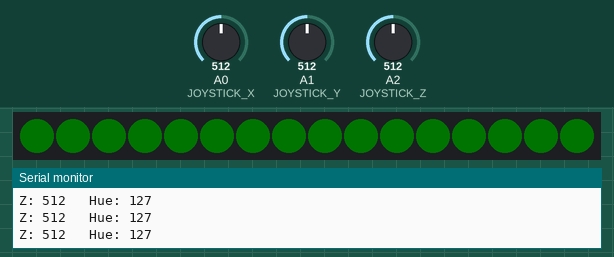
Recording of a sketch running on a simulated Arduino Uno, built with avr-gcc and run on an emulated ATmega328P. On the bench: 16 RGB LEDs in strip order, left to right, the last lines printed to the serial monitor. The test bench sets the inputs (shaded band); at power-on: A2 (JOYSTICK_Z) = 512, A0 (JOYSTICK_X) = 512, A1 (JOYSTICK_Y) = 512. Dim RGB values are drawn brighter than linear.

Above: at 1.2 s.
1.3 s: A2 (JOYSTICK_Z) set to 541
2.8 s: A2 (JOYSTICK_Z) set to 567
At 3.2 s:
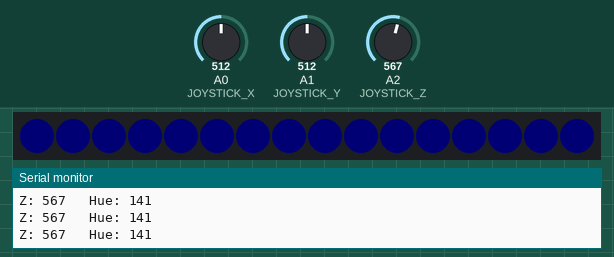
4.3 s: A0 (JOYSTICK_X) set to 716
At 5.4 s:
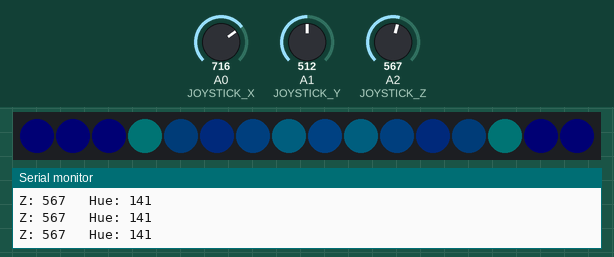
5.8 s: A1 (JOYSTICK_Y) set to 900
At 6.3 s:
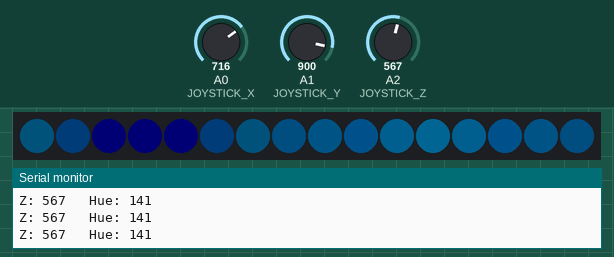
7.3 s: A2 (JOYSTICK_Z) set to 0
At 8.5 s:
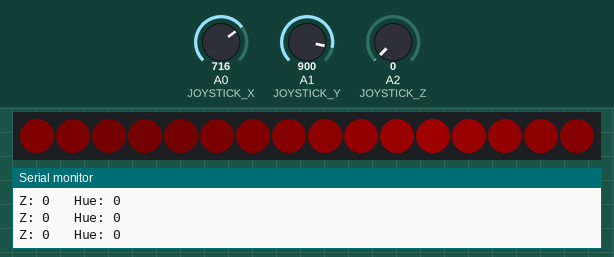
8.8 s: A2 (JOYSTICK_Z) set to 122
Timing chart, 0 to 11.3 s (numbered marks = the images above; inputs shaded):
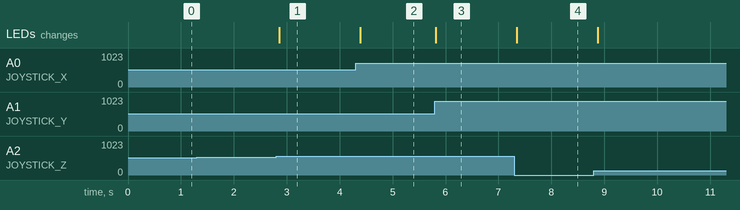

Measured:
- the behaviour switches between 549 and 550 on A2 (JOYSTICK_Z) (found by bisection; images 0 and 1)
- after the input at 2.8 s, the LEDs: change after 0.06 s (image 1)
- after the input at 4.3 s, the LEDs: change after 0.09 s (image 2)
- after the input at 5.8 s, the LEDs: change at once (image 3)
- after the input at 7.3 s, the LEDs: change after 0.05 s (image 4)

The sketch:

joystickLED2_Z-axis.ino
```cpp
#include <FastLED.h>

#define LED_TYPE WS2812B
#define COLOR_ORDER GRB
#define NUM_LEDS 16
#define DATA_PIN 6
#define JOYSTICK_X A0
#define JOYSTICK_Y A1
#define JOYSTICK_Z A2
#define MAX_BRIGHTNESS 120

CRGB leds[NUM_LEDS];

void setup() {
    Serial.begin(9600);
    FastLED.addLeds<LED_TYPE, DATA_PIN, COLOR_ORDER>(leds, NUM_LEDS);
    pinMode(JOYSTICK_X, INPUT);
    pinMode(JOYSTICK_Y, INPUT);
    pinMode(JOYSTICK_Z, INPUT);
}

void loop() {
    int x = analogRead(JOYSTICK_X) - 512; // Centering the joystick value
    int y = analogRead(JOYSTICK_Y) - 512; // Centering the joystick value
    float angle = atan2(y, x); // Calculate the angle
    int magnitude = max(abs(x), abs(y)); // Calculate how far the joystick is pushed

    // Print joystick position and calculated values
//    Serial.print("X: "); Serial.print(x);
//    Serial.print("   Y: "); Serial.print(y);
//    Serial.print("   Angle: "); Serial.print(String(angle) + ", " + String(angle * 180 / PI));
//    Serial.print("   Magnitude: "); Serial.println(magnitude);

    // Map magnitude to brightness
    int brightness = map(magnitude, 0, 512, 0, MAX_BRIGHTNESS);
    brightness = constrain(brightness, 0, MAX_BRIGHTNESS);

    // Read Z-axis (twist) value
    int z = analogRead(JOYSTICK_Z);

    // Map Z-axis value to hue (0-255)
    int hue = map(z, 0, 1023, 0, 255);

    // Print Z-axis and Hue value
    Serial.print("Z: "); Serial.print(z);
    Serial.print("   Hue: "); Serial.println(hue);

    // Determine LED direction based on angle with rounding
    float ledDirectionFloat = (float)((angle + PI) / (2 * PI) * NUM_LEDS);
    int ledDirection = round(ledDirectionFloat) % NUM_LEDS; // Round to the nearest integer

    // Print LED direction and brightness
//    Serial.print("LED Direction: "); Serial.print(ledDirection);
//    Serial.print("   Brightness: "); Serial.println(brightness);

    // Set LED colors and brightness
    for (int i = 0; i < NUM_LEDS; i++) {
        int distance = min(abs(i - ledDirection), NUM_LEDS - abs(i - ledDirection));
        int ledBrightness = max(1, brightness - (distance * brightness/(NUM_LEDS/2))); // Decrease brightness based on distance from the direction
//        Serial.println("LED Brightness [" + String(i) + "]: " + String(ledBrightness));
//        Serial.println("LED distance: " + String(distance));
        leds[i] = CHSV(hue, 255, ledBrightness); // Full saturation, variable hue and brightness
    }

    FastLED.show();
//    Serial.print("\n");
    delay(100); // Increased delay for readability of serial output
}
```
